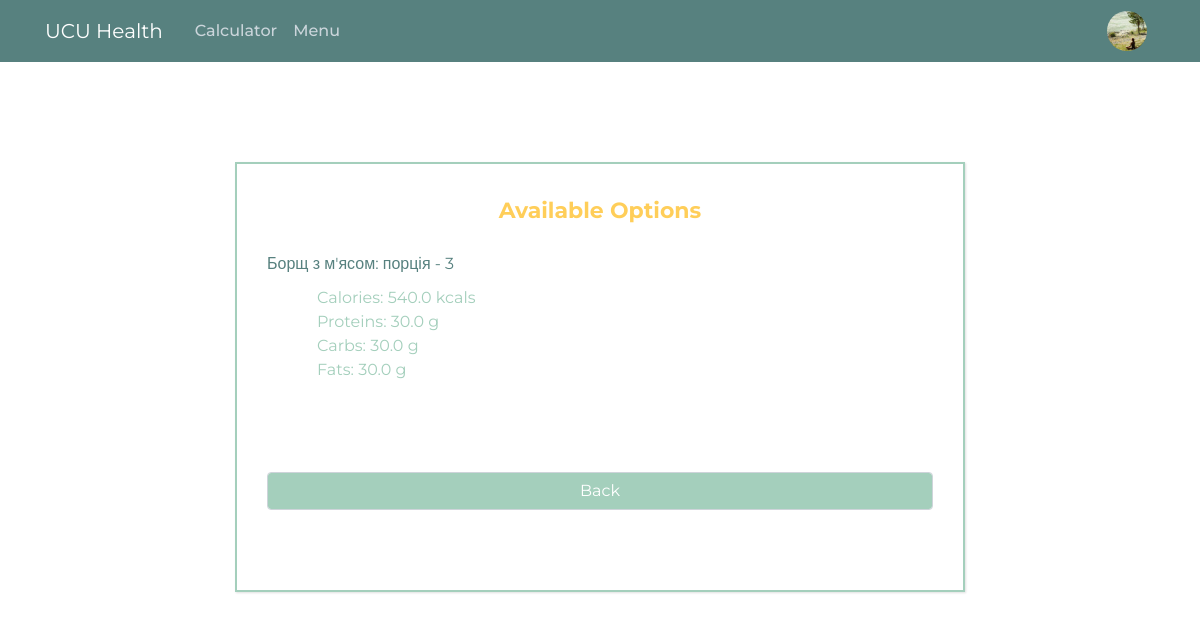
Screenshot of /results/110 (signed in) with the database file from the repository.
### main/models.py (models this page shows, shortened)
class User(db.Model, UserMixin):
    id = db.Column(db.Integer, primary_key=True)
    username = db.Column(db.String(20), unique=True, nullable=False)
    email = db.Column(db.String(120), unique=True, nullable=False)
    password = db.Column(db.String(100), nullable=False)
    image_file = db.Column(db.String(20), nullable = False, default='default.jpg')
    settings = db.Column(db.String(100), nullable = False, default='default.json')
    custom_plan = db.Column(db.Boolean, default = False)
    sex = db.Column(db.String(10), nullable = False)
    age = db.Column(db.Integer, nullable = False)
    height = db.Column(db.Integer, nullable=False)
    weight = db.Column(db.Integer, nullable=False)
    goal = db.Column(db.Integer, nullable=False)
    activity = db.Column(db.Float, nullable=False)
    calories = db.Column(db.Float, nullable=False)
    proteins = db.Column(db.Float, nullable=False)
    carbs = db.Column(db.Float, nullable=False)
    fats = db.Column(db.Float, nullable=False)
    servings = db.Column(db.Integer, nullable = False, default = 3)
    options = db.Column(db.Integer, nullable = False, default = 5)
    meals_amount = db.Column(db.Integer, nullable = False, default = 4)
    meals = db.relationship('Meal', backref="author", lazy = True)

class Dish(db.Model):
    id = db.Column(db.Integer, primary_key = True)
    dishes = db.Column(db.String(200), nullable = False)
    satis = db.Column(db.Float, nullable = False)
    calories = db.Column(db.Float, nullable = False)
    proteins = db.Column(db.Float, nullable = False)
    carbs = db.Column(db.Float, nullable = False)
    fats = db.Column(db.Float, nullable = False)
    meal_id = db.Column(db.Integer, db.ForeignKey('meal.id'), default = 0)

### main/routes.py (the view)
@app.route("/results/<dishes_id>", methods=['GET', 'POST'])
def results(dishes_id):
    ids = list(map(int, dishes_id[1:-1].split(', ')))
    dishes = []
    for someid in ids:
        dish = Dish.query.filter_by(id = someid).first()
        if dish is None:
            return redirect(url_for('main'))
        dishes.append(dish)
    choices = []
    for dish in dishes:
        choices.append((dish.dishes.split(', '), dish))
    return render_template('results.html', results=choices, title = 'Results')

### main/models.py (called while the page is built)
@login_manager.user_loader
def load_user(user_id):
    return User.query.get(int(user_id))

### main/templates/results.html
{% extends "layout.html" %}
{% block content %}
<link href="{{ url_for('static', filename='show_dish.css') }}" rel="stylesheet">
<div class="wrapper">
    <div class = "title">
        Available Options
    </div>
    {% for meal in results %}
        <fieldset class="form-group">
            {% for dish in meal[0] %}
                <div class = "info">
                    {{ dish }}
                </div>
            {% endfor %}
            <div class = "elem">
                Calories: {{ meal[1].calories }} kcals<br>
                Proteins: {{ meal[1].proteins }} g<br>
                Carbs: {{ meal[1].carbs }} g<br>
                Fats: {{ meal[1].fats }} g<br>
            </div>
        </fieldset>
        <br>
    {% endfor %}
    <div class="input_field_">
        <a class="form-control" id="back" href="{{ url_for('main') }}">Back</a>
    </div>
</div>
{% endblock content %}

### main/templates/layout.html (shortened to what this page needs)
<!DOCTYPE html>
<html>
  <head>
    <link
      rel="stylesheet"
      href="https://maxcdn.bootstrapcdn.com/bootstrap/4.0.0/css/bootstrap.min.css"
 />
    <link
      rel="stylesheet"
      type="text/css"
      href="{{ url_for('static', filename='main.css') }}" />
  </head>
  <body>
    <header class="site-header">
      <nav class="navbar navbar-expand-lg navbar-dark bg-steel fixed-top">
        <div class="container header-container">
          <a class="navbar-brand mr-4" href="{{ url_for('main') }}">UCU Health</a>
          <div class="collapse navbar-collapse" id="navbarToggle">
            <div class="navbar-nav mr-auto">
              <a class="nav-item nav-link" href="{{ url_for('calculator') }}">Calculator</a>
              <a class="nav-item nav-link" href="{{ url_for('menu') }}">Menu</a>
            </div>
            <div class="navbar-nav">
            {% if current_user.is_authenticated %}
              <a class="nav-item nav-link" href="{{ url_for("account") }}"><img class="rounded-circle panel-img" src="{{ url_for('static', filename = 'profile_pics/' + current_user.image_file ) }}"></a>
            {% else %}
              <a class="nav-item nav-link" href="{{ url_for("login") }}">Login</a>
              <a class="nav-item nav-link" href="{{ url_for("register") }}">Register</a>
            {% endif %}
            </div>
          </div>
        </div>
      </nav>
    </header>
    <main role="main" class="container">
      <div class="row">
        <div class="col-md-8">
          {% block content %}{% endblock %}
        </div>
      </div>
    </main>
  </body>
</html>

### main/static/main.css (style rules this page uses)
* { margin: 0; padding: 0; box-sizing: border-box; font-family: 'Montserrat', sans-serif; }
body { margin-top: 62px; margin-top: 5rem; }
.row { display: flex; justify-content: center; align-items: center; }
.nav-link { color: #fff; background-color: #57817f; font-weight: 500; }
.bg-steel { color: #fff; background-color: #57817f; text-align: center; }
.navbar { height: 62px; }
.header-container { max-width: 1140px !important; }
.site-header .navbar-nav .nav-link { color: #cbd5db; }
.panel-img { height: 40px; width: 40px; }

### main/static/show_dish.css (style rules this page uses)
* { margin: 0; padding: 0; box-sizing: border-box; font-family: 'Montserrat', sans-serif; }
body { margin-top: 62px; padding: 0 10px; background-image: url('https://i.imgur.com/EOwNIBg.png'); }
.wrapper { background: #fff; margin: 100px auto; padding: 30px; box-shadow: 1px 1px 2px rgba(0, 0, 0, 0.125); border: 2.5px solid #a4cfbc; }
.wrapper .title { font-size: 22px; font-weight: 700; margin-bottom: 25px; color: #ffce59; text-align: center; }
.info { align-items: center; margin-bottom: 0; color: #57817f; }
.elem { margin-top: 10px; margin-left: 50px; margin-right: auto; color: #a4cfbc; }
.wrapper .input_field_ { margin: auto center; text-align: center; margin-top: 50px; margin-bottom: 50px; color: #ffce59; }
#back { background-color: #a4cfbc; color: #fff; }

### rows the page displays
User: image_file (placeholder picture)
Dish: dishes "Борщ з м'ясом: порція - 3", calories "540.0", proteins "30.0", carbs "30.0", fats "30.0"
